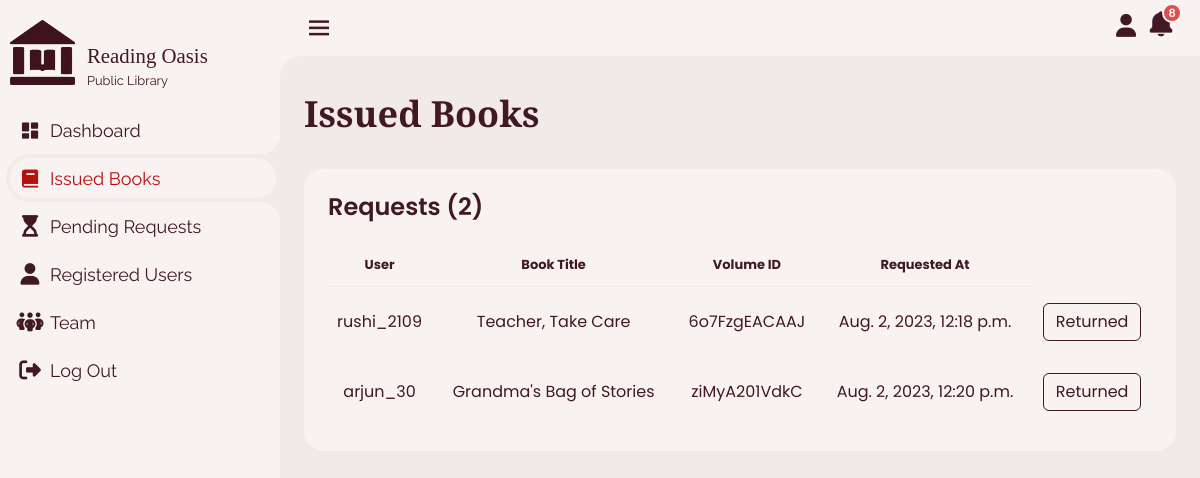
The page /admin_dashboard/issued_books/ (signed in) on the database its author committed.
### rsLib/models.py (models this page shows, shortened)
class IssuedBook(models.Model):
    title = models.CharField(max_length=100)
    volume_id = models.CharField(max_length=100)
    user = models.ForeignKey(User, on_delete=models.CASCADE)
    issued_at = models.DateTimeField(default=timezone.now)

### rsLib/views.py (the view)
# urls.py: path('admin_dashboard/issued_books/', issued_books,
@login_required
def issued_books(request):
    issued_books = IssuedBook.objects.all()
    total_requests = IssuedBook.objects.count()
    context = {
        'issued_books': issued_books,
        'total_requests': total_requests
    }
    return render(request, 'rsLib/issued_books.html', context)

### rsLib/templates/rsLib/issued_books.html (shortened to what this page needs)
{% load static %}
<!DOCTYPE html>
<html lang="en">
  <head>
    <link
      rel="stylesheet"
      type="text/css"
      href="{% static 'rsLib/admin.css' %}"
    />
    <link
      href="https://cdn.jsdelivr.net/npm/bootstrap@5.3.0/dist/css/bootstrap.min.css"
      rel="stylesheet"
    />
    <link
      rel="stylesheet"
      href="https://cdnjs.cloudflare.com/ajax/libs/animate.css/4.1.1/animate.min.css"
    />
    <link
      href="https://unpkg.com/boxicons@2.1.4/css/boxicons.min.css"
      rel="stylesheet"
    />
    <link
      rel="stylesheet"
      href="https://maxst.icons8.com/vue-static/landings/line-awesome/font-awesome-line-awesome/css/all.min.css"
    />
    <link
      rel="stylesheet"
      href="https://cdn.jsdelivr.net/npm/bootstrap-icons@1.10.5/font/bootstrap-icons.css"
    />
  </head>
  <body>
    <section class="" id="sidebar">
      <a href="#" class="brand">
        <div id="Logo-Image" class="image-sec">
          <a class="navbar-brand" href="#">
            <img
              src="{% static 'images/img2.png' %}"
              alt="Logo"
              class="d-inline-block align-text-center logo-image"
            />
          </a>
          <div class="img-con">
            <p class="img-p container-fluid">Reading Oasis</p>
            <br />
            <p class="img-sub container-fluid">Public Library</p>
          </div>
        </div>
      </a>
      <ul class="side-menu top">
        <li>
          <a href="{% url 'dashboard' %}">
            <i class="bx bxs-dashboard"></i>
            <span class="text">Dashboard</span>
          </a>
        </li>
        <li class="active">
          <a href="{% url 'admin_dashboard/issued_books/' %}">
            <i class="bx bxs-book"></i>
            <span class="text">Issued Books</span>
          </a>
        </li>
        <li>
          <a href="{% url 'admin_dashboard/issue_requests/' %}">
            <i class="fa-solid fa-hourglass-start"></i>
            <span class="text">Pending Requests</span>
          </a>
        </li>
        <li>
          <a href="{% url 'admin_dashboard/registered_user/' %}">
            <i class="fa-solid fa-user"></i>
            <span class="text">Registered Users</span>
          </a>
        </li>
        <li>
          <a href="{% url 'admin_dashboard/admin_members/' %}">
            <i class="fa-solid fa-people-group"></i>
            <span class="text">Team</span>
          </a>
        </li>
        <li>
          <a href="{% url 'admin_dashboard/admin_logout/' %}">
            <i class="fa-solid fa-right-from-bracket"></i>
            <span class="text">Log Out</span>
          </a>
        </li>
      </ul>
    </section>
    <section class="" id="content">
      {% include "rsLib/admin_nav.html" %}
      <main>
        <div class="head-title">
          <div class="left">
            <h1>Issued Books</h1>
          </div>
        </div>
        <div class="table-data">
          <div class="order">
            <div class="head">
              <h3>Requests ({{ total_requests }})</h3>
            </div>
            <table>
              <thead>
                <tr>
                  <th class="text-center">User</th>
                  <th class="text-center">Book Title</th>
                  <th class="text-center">Volume ID</th>
                  <th class="text-center">Requested At</th>
                </tr>
              </thead>
              <tbody class="text-center">
                {% for request in issued_books %}
                <tr>
                  <td>{{request.user.username}}</td>
                  <td>{{request.title}}</td>
                  <td>{{request.volume_id}}</td>
                  <td>{{request.issued_at}}</td>
                  <td>
                    <button
                      class="btn"
                      onclick="returnedBook('{{ request.id }}')"
                    >
                      Returned
                    </button>
                  </td>
                </tr>
                {% endfor %}
              </tbody>
            </table>
          </div>
        </div>
      </main>
    </section>
  </body>
</html>

### rows shown on the page
IssuedBook: user.username "rushi_2109", title "Teacher, Take Care", volume_id "6o7FzgEACAAJ", issued_at "Aug. 2, 2023, 12:18 p.m."
IssuedBook: user.username "arjun_30", title "Grandma's Bag of Stories", volume_id "ziMyA201VdkC", issued_at "Aug. 2, 2023, 12:20 p.m."

### other values the page prints
{{ total_requests }} "2"
